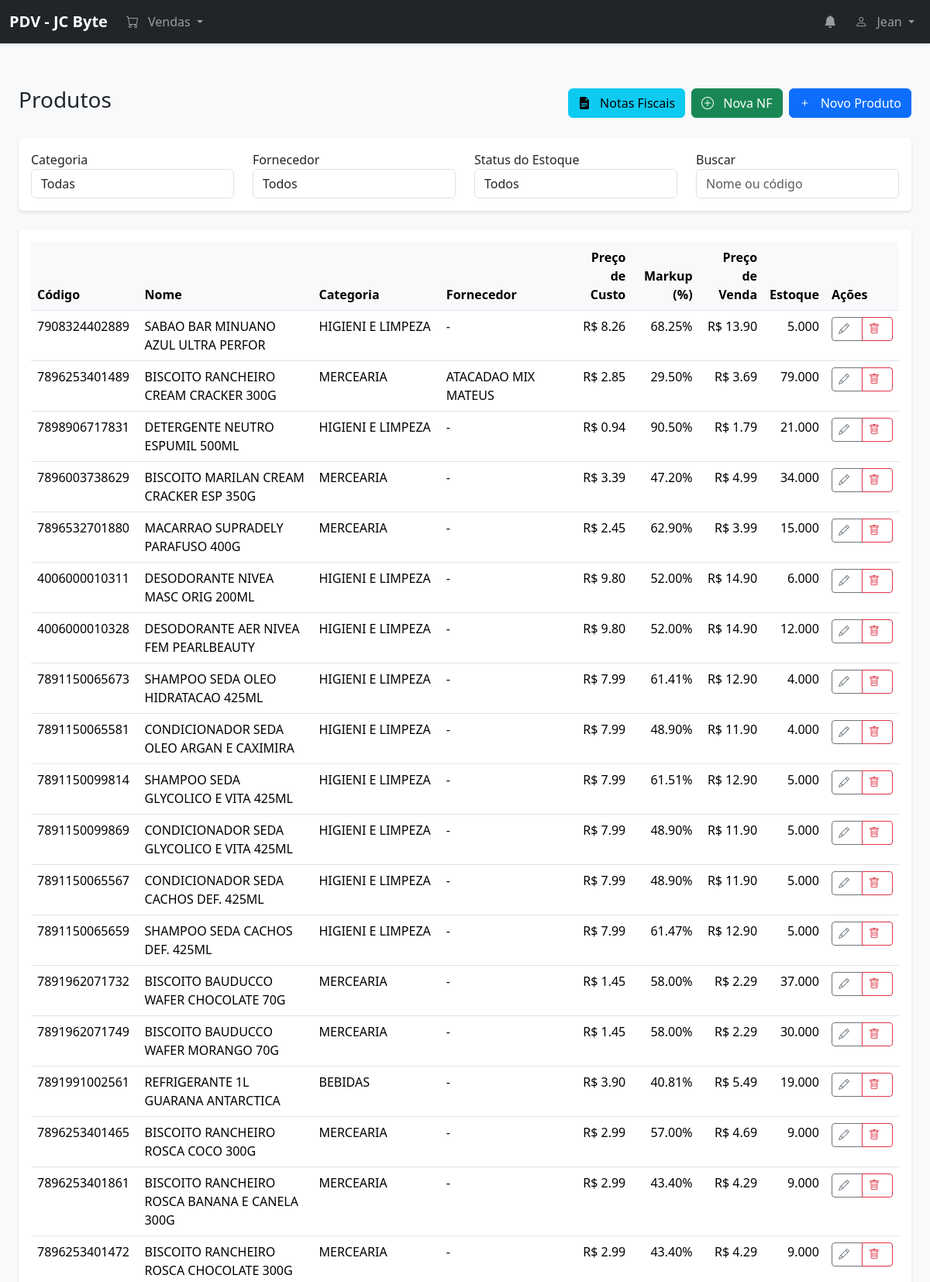
Screenshot of /products (signed in, upper part) with the database file from the repository.
### models.py (models this page shows, shortened)
class User(UserMixin, db.Model):
    __tablename__ = 'users'
    id = db.Column(db.Integer, primary_key=True)
    name = db.Column(db.String(100), nullable=False)
    username = db.Column(db.String(80), unique=True, nullable=False)
    email = db.Column(db.String(120))
    password = db.Column(db.String(200), nullable=False)
    role = db.Column(db.String(20), nullable=False)  # admin, manager, seller
    status = db.Column(db.String(20), nullable=False)  # active, inactive
    created_at = db.Column(db.DateTime, default=datetime.utcnow)
    cash_registers = db.relationship('CashRegister', back_populates='user', lazy=True)

class Product(db.Model):
    __tablename__ = 'products'
    id = db.Column(db.Integer, primary_key=True)
    code = db.Column(db.String(20), unique=True, nullable=False)
    name = db.Column(db.String(100), nullable=False)
    description = db.Column(db.String(200))
    cost_price = db.Column(db.Numeric(10, 2), nullable=False, default=0)
    selling_price = db.Column(db.Numeric(10, 2), nullable=False, default=0)
    markup = db.Column(db.Numeric(10, 2), nullable=False, default=0)  # Percentual de markup
    min_stock = db.Column(db.Numeric(10, 3), default=0)
    max_stock = db.Column(db.Numeric(10, 3), default=0)
    stock = db.Column(db.Numeric(10, 3), nullable=False, default=0)
    unit = db.Column(db.String(10), default='un')  # un, kg, g, l, ml
    barcode = db.Column(db.String(20))
    status = db.Column(db.String(20), default='active')  # active, inactive
    category_id = db.Column(db.Integer, db.ForeignKey('categories.id'))
    supplier_id = db.Column(db.Integer, db.ForeignKey('suppliers.id'))
    expiry_date = db.Column(db.Date, nullable=True)  # Data de validade
    created_at = db.Column(db.DateTime, default=datetime.utcnow)
    category = db.relationship('Category', back_populates='products', lazy=True)
    supplier = db.relationship('Supplier', back_populates='products', lazy=True)
    sale_items = db.relationship('SaleItem', back_populates='product', lazy=True)
    invoice_items = db.relationship('InvoiceItem', back_populates='product', lazy=True)

class Category(db.Model):
    __tablename__ = 'categories'
    id = db.Column(db.Integer, primary_key=True)
    name = db.Column(db.String(100), nullable=False)
    description = db.Column(db.String(200))
    parent_id = db.Column(db.Integer, db.ForeignKey('categories.id'))
    created_at = db.Column(db.DateTime, default=datetime.utcnow)
    parent = db.relationship('Category', remote_side=[id], back_populates='children')
    children = db.relationship('Category', back_populates='parent', remote_side=[parent_id])
    products = db.relationship('Product', back_populates='category', lazy=True)

class Supplier(db.Model):
    __tablename__ = 'suppliers'
    id = db.Column(db.Integer, primary_key=True)
    name = db.Column(db.String(100), nullable=False)
    cnpj = db.Column(db.String(14), unique=True)
    email = db.Column(db.String(120))
    phone = db.Column(db.String(20))
    address = db.Column(db.String(200))
    city = db.Column(db.String(100))
    state = db.Column(db.String(2))
    zip_code = db.Column(db.String(8))
    contact_name = db.Column(db.String(100))
    payment_terms = db.Column(db.String(200))
    created_at = db.Column(db.DateTime, default=datetime.utcnow)
    products = db.relationship('Product', back_populates='supplier', lazy=True)
    payables = db.relationship('Payable', back_populates='supplier', lazy=True)
    invoices = db.relationship('Invoice', back_populates='supplier', lazy=True)

### routes/products.py (the view)
@products_bp.route('/products')
@login_required
def list_products():
    try:
        products = Product.query.all()
        categories = Category.query.order_by(Category.name).all()
        suppliers = Supplier.query.order_by(Supplier.name).all()
        return render_template('products/list.html',
                             products=products,
                             categories=categories,
                             suppliers=suppliers)
    except Exception as e:
        return jsonify({
            'success': False,
            'error': str(e)
        }), 500

### app.py (called while the page is built)
@login_manager.user_loader
def load_user(user_id):
    return db.session.get(User, int(user_id))

@app.before_request
def before_request():
    if not request.path.startswith('/static/'):  # Ignora arquivos estáticos
        check_notifications()

### notifications_manager.py (called while the page is built, shortened)
def create_notification(type, message, reference_id=None):
    existing = Notification.query.filter_by(
        type=type,
        reference_id=reference_id,
        read=False
    ).first()

### templates/products/list.html (shortened to what this page needs)
{% extends "base.html" %}
{% block content %}
<div class="container-fluid py-4">
    <div class="d-flex justify-content-between align-items-center mb-4">
        <h1 class="h3">Produtos</h1>
        <div class="d-flex gap-2">
            <a href="{{ url_for('products.list_invoices') }}" class="btn btn-info">
                <i class="bi bi-file-earmark-text-fill"></i> Notas Fiscais
            </a>
            <a href="{{ url_for('products.add_invoice') }}" class="btn btn-success">
                <i class="bi bi-plus-circle"></i> Nova NF
            </a>
            <button type="button" class="btn btn-primary" data-bs-toggle="modal" data-bs-target="#productModal">
                <i class="bi bi-plus"></i> Novo Produto
            </button>
        </div>
    </div>
    <div class="card mb-4">
        <div class="card-body">
            <div class="row">
                <div class="col-md-3">
                    <div class="form-group">
                        <label for="category">Categoria</label>
                        <select class="form-control" id="category">
                            <option value="">Todas</option>
                        </select>
                    </div>
                </div>
                <div class="col-md-3">
                    <div class="form-group">
                        <label for="supplier">Fornecedor</label>
                        <select class="form-control" id="supplier">
                            <option value="">Todos</option>
                        </select>
                    </div>
                </div>
                <div class="col-md-3">
                    <div class="form-group">
                        <label for="stock_status">Status do Estoque</label>
                        <select class="form-control" id="stock_status">
                            <option value="">Todos</option>
                        </select>
                    </div>
                </div>
                <div class="col-md-3">
                    <div class="form-group">
                        <label for="search">Buscar</label>
                        <input type="text" class="form-control" id="search" placeholder="Nome ou código">
                    </div>
                </div>
            </div>
        </div>
    </div>
    <div class="card">
        <div class="card-body">
            <div class="table-responsive">
                <table class="table table-hover">
                    <thead>
                        <tr>
                            <th>Código</th>
                            <th>Nome</th>
                            <th>Categoria</th>
                            <th>Fornecedor</th>
                            <th class="text-end">Preço de Custo</th>
                            <th class="text-end">Markup (%)</th>
                            <th class="text-end">Preço de Venda</th>
                            <th class="text-end">Estoque</th>
                            <th>Ações</th>
                        </tr>
                    </thead>
                    <tbody>
                        {% for product in products %}
                        <tr>
                            <td>{{ product.code }}</td>
                            <td>{{ product.name }}</td>
                            <td>{{ product.category.name if product.category else '-' }}</td>
                            <td>{{ product.supplier.name if product.supplier else '-' }}</td>
                            <td class="text-end">R$ {{ "%.2f"|format(product.cost_price) }}</td>
                            <td class="text-end">{{ "%.2f"|format(product.markup) }}%</td>
                            <td class="text-end">R$ {{ "%.2f"|format(product.selling_price) }}</td>
                            <td class="text-end {% if product.stock <= product.min_stock %}text-danger{% endif %}">
                                {{ product.stock }}
                            </td>
                            <td>
                                <div class="btn-group">
                                    <button type="button" class="btn btn-sm btn-outline-secondary" onclick="editProduct({{ product.id }})">
                                        <i class="bi bi-pencil"></i>
                                    </button>
                                    <button type="button" class="btn btn-sm btn-outline-danger" onclick="deleteProduct({{ product.id }})">
                                        <i class="bi bi-trash"></i>
                                    </button>
                                </div>
                            </td>
                        </tr>
                        {% endfor %}
                    </tbody>
                </table>
            </div>
        </div>
    </div>
</div>
{% endblock %}

### templates/base.html (shortened to what this page needs)
<!DOCTYPE html>
<html lang="pt-BR">
<head>
    <link href="https://cdn.jsdelivr.net/npm/bootstrap@5.3.2/dist/css/bootstrap.min.css" rel="stylesheet">
    <link href="https://cdn.jsdelivr.net/npm/bootstrap-icons@1.11.3/font/bootstrap-icons.min.css" rel="stylesheet">
    <link rel="stylesheet" href="https://cdnjs.cloudflare.com/ajax/libs/toastr.js/latest/toastr.min.css">
    <link href="{{ url_for('static', filename='css/style.css') }}" rel="stylesheet">
    <link rel="stylesheet" href="{{ url_for('static', filename='css/notifications.css') }}">
    <link rel="stylesheet" href="https://cdnjs.cloudflare.com/ajax/libs/font-awesome/6.2.1/css/all.min.css">
</head>
<body>
    <nav class="navbar navbar-expand-lg navbar-dark bg-dark">
        <div class="container-fluid">
            <a class="navbar-brand" href="{{ url_for('index') }}">PDV - JC Byte</a>
            <div class="collapse navbar-collapse" id="navbarNav">
                <ul class="navbar-nav me-auto">
                    <li class="nav-item dropdown">
                        <a class="nav-link dropdown-toggle" href="#" id="salesDropdown" role="button" data-bs-toggle="dropdown">
                            <i class="bi bi-cart"></i>
                            <span>Vendas</span>
                        </a>
                    </li>
                </ul>
                <ul class="navbar-nav">
                    <li class="nav-item dropdown">
                        <a class="nav-link position-relative" href="#" role="button" data-bs-toggle="dropdown" aria-expanded="false">
                            <i class="bi bi-bell-fill"></i>
                        </a>
                    </li>
                    <li class="nav-item dropdown">
                        <a class="nav-link dropdown-toggle" href="#" data-bs-toggle="dropdown">
                            <i class="bi bi-person"></i> {{ current_user.username }}
                        </a>
                    </li>
                </ul>
            </div>
        </div>
    </nav>
    <main class="container-fluid">
        {% block content %}{% endblock %}
    </main>
</body>
</html>

### static/css/style.css (style rules this page uses)
body { background-color: #f8f9fa; }
.navbar { margin-bottom: 2rem; box-shadow: 0 2px 4px rgba(0,0,0,.1); }
.navbar-brand { font-weight: bold; }
.card { box-shadow: 0 2px 4px rgba(0,0,0,.1); border: none; margin-bottom: 1rem; }
.table th { border-top: none; background-color: #f8f9fa; }
.btn { font-weight: 500; }
.btn-primary { background-color: #0d6efd; border-color: #0d6efd; }
.bi { margin-right: 0.5rem; }

### rows the page displays
User: username "Jean"
Product: code "7908324402889", name "SABAO BAR MINUANO AZUL ULTRA PERFOR", category "HIGIENI E LIMPEZA", supplier "-", cost_price "8.26", markup "68.25", selling_price "13.90", stock "5.000"
Product: code "7896253401489", name "BISCOITO RANCHEIRO CREAM CRACKER 300G", category "MERCEARIA", supplier "ATACADAO MIX MATEUS", cost_price "2.85", markup "29.50", selling_price "3.69", stock "79.000"
Product: code "7898906717831", name "DETERGENTE NEUTRO ESPUMIL 500ML", category "HIGIENI E LIMPEZA", supplier "-", cost_price "0.94", markup "90.50", selling_price "1.79", stock "21.000"
Product: code "7896003738629", name "BISCOITO MARILAN CREAM CRACKER ESP 350G", category "MERCEARIA", supplier "-", cost_price "3.39", markup "47.20", selling_price "4.99", stock "34.000"
Product: code "7896532701880", name "MACARRAO SUPRADELY PARAFUSO 400G", category "MERCEARIA", supplier "-", cost_price "2.45", markup "62.90", selling_price "3.99", stock "15.000"
Product: code "4006000010311", name "DESODORANTE NIVEA MASC ORIG 200ML", category "HIGIENI E LIMPEZA", supplier "-", cost_price "9.80", markup "52.00", selling_price "14.90", stock "6.000"
Product: code "4006000010328", name "DESODORANTE AER NIVEA FEM PEARLBEAUTY", category "HIGIENI E LIMPEZA", supplier "-", cost_price "9.80", markup "52.00", selling_price "14.90", stock "12.000"
Product: code "7891150065673", name "SHAMPOO SEDA OLEO HIDRATACAO 425ML", category "HIGIENI E LIMPEZA", supplier "-", cost_price "7.99", markup "61.41", selling_price "12.90", stock "4.000"
Product: code "7891150065581", name "CONDICIONADOR SEDA OLEO ARGAN E CAXIMIRA", category "HIGIENI E LIMPEZA", supplier "-", cost_price "7.99", markup "48.90", selling_price "11.90", stock "4.000"
Product: code "7891150099814", name "SHAMPOO SEDA GLYCOLICO E VITA 425ML", category "HIGIENI E LIMPEZA", supplier "-", cost_price "7.99", markup "61.51", selling_price "12.90", stock "5.000"
Product: code "7891150099869", name "CONDICIONADOR SEDA GLYCOLICO E VITA 425ML", category "HIGIENI E LIMPEZA", supplier "-", cost_price "7.99", markup "48.90", selling_price "11.90", stock "5.000"
Product: code "7891150065567", name "CONDICIONADOR SEDA CACHOS DEF. 425ML", category "HIGIENI E LIMPEZA", supplier "-", cost_price "7.99", markup "48.90", selling_price "11.90", stock "5.000"
Product: code "7891150065659", name "SHAMPOO SEDA CACHOS DEF. 425ML", category "HIGIENI E LIMPEZA", supplier "-", cost_price "7.99", markup "61.47", selling_price "12.90", stock "5.000"
Product: code "7891962071732", name "BISCOITO BAUDUCCO WAFER CHOCOLATE 70G", category "MERCEARIA", supplier "-", cost_price "1.45", markup "58.00", selling_price "2.29", stock "37.000"
Product: code "7891962071749", name "BISCOITO BAUDUCCO WAFER MORANGO 70G", category "MERCEARIA", supplier "-", cost_price "1.45", markup "58.00", selling_price "2.29", stock "30.000"
Product: code "7891991002561", name "REFRIGERANTE 1L GUARANA ANTARCTICA", category "BEBIDAS", supplier "-", cost_price "3.90", markup "40.81", selling_price "5.49", stock "19.000"
Product: code "7896253401465", name "BISCOITO RANCHEIRO ROSCA COCO 300G", category "MERCEARIA", supplier "-", cost_price "2.99", markup "57.00", selling_price "4.69", stock "9.000"
Product: code "7896253401861", name "BISCOITO RANCHEIRO ROSCA BANANA E CANELA 300G", category "MERCEARIA", supplier "-", cost_price "2.99", markup "43.40", selling_price "4.29", stock "9.000"
Product: code "7896253401472", name "BISCOITO RANCHEIRO ROSCA CHOCOLATE 300G", category "MERCEARIA", supplier "-", cost_price "2.99", markup "43.40", selling_price "4.29", stock "9.000"
